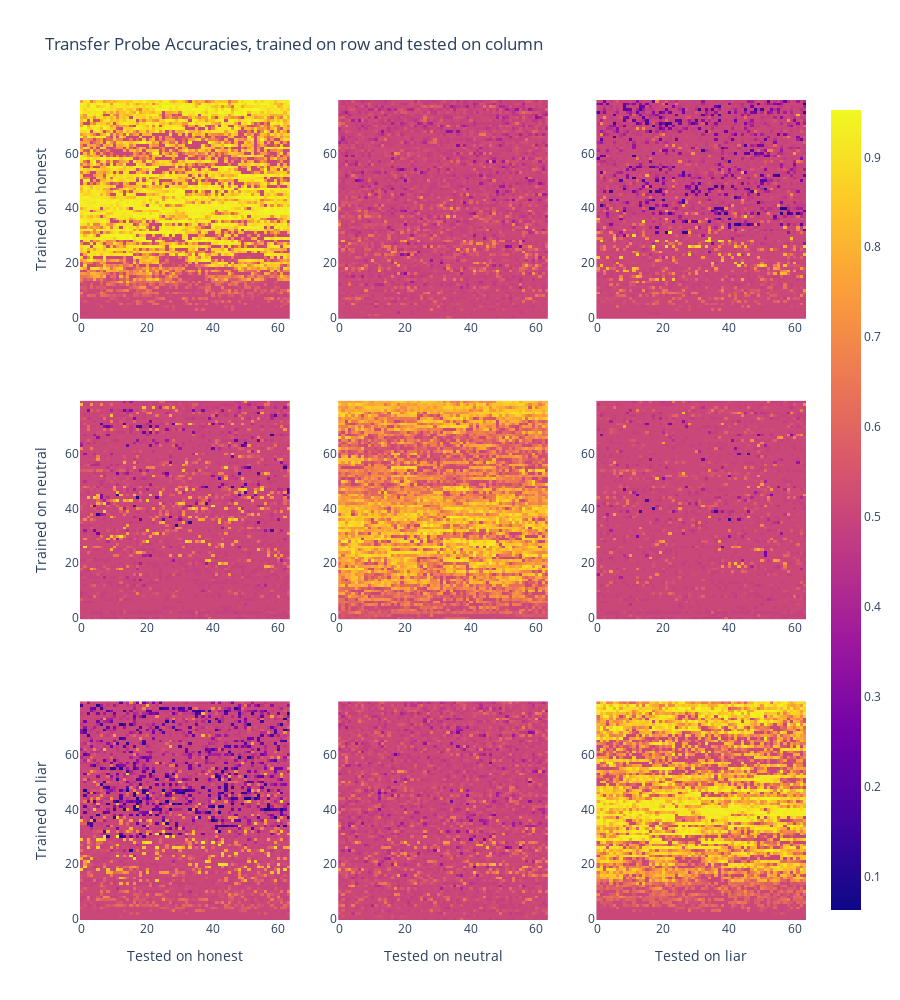

Notebook code cell kept with this figure:
### Code cell
for idx1 in range(1, 4):
    fig.update_xaxes(title_text=f"Tested on {modes[idx1-1]}", row=3, col=idx1)

for idx2 in range(1, 4):
    fig.update_yaxes(title_text=f"Trained on {modes[idx2-1]}", row=idx2, col=1)

fig.update_layout(title_text="Transfer Probe Accuracies, trained on row and tested on column", height=1000)
fig.show()

### Figure 1 — Plotly figure (JSON) as saved in the notebook; plotly's stock layout.template omitted (floating-point values rounded to 4 significant figures; data arrays with more than 128 entries replaced by an {"elided": "..."} marker saying what was removed)
{"data": [{"coloraxis": "coloraxis", "hovertemplate": "Heads (sorted): %{x}<br>Layers: %{y}<br>color: %{z}<extra></extra>", "name": "0", "type": "heatmap", "xaxis": "x", "yaxis": "y", "z": {"elided": "80x64 float values"}}, {"coloraxis": "coloraxis", "hovertemplate": "Heads (sorted): %{x}<br>Layers: %{y}<br>color: %{z}<extra></extra>", "name": "0", "type": "heatmap", "xaxis": "x2", "yaxis": "y2", "z": {"elided": "80x64 float values"}}, {"coloraxis": "coloraxis", "hovertemplate": "Heads (sorted): %{x}<br>Layers: %{y}<br>color: %{z}<extra></extra>", "name": "0", "type": "heatmap", "xaxis": "x3", "yaxis": "y3", "z": {"elided": "80x64 float values"}}, {"coloraxis": "coloraxis", "hovertemplate": "Heads (sorted): %{x}<br>Layers: %{y}<br>color: %{z}<extra></extra>", "name": "0", "type": "heatmap", "xaxis": "x4", "yaxis": "y4", "z": {"elided": "80x64 float values"}}, {"coloraxis": "coloraxis", "hovertemplate": "Heads (sorted): %{x}<br>Layers: %{y}<br>color: %{z}<extra></extra>", "name": "0", "type": "heatmap", "xaxis": "x5", "yaxis": "y5", "z": {"elided": "80x64 float values"}}, {"coloraxis": "coloraxis", "hovertemplate": "Heads (sorted): %{x}<br>Layers: %{y}<br>color: %{z}<extra></extra>", "name": "0", "type": "heatmap", "xaxis": "x6", "yaxis": "y6", "z": {"elided": "80x64 float values"}}, {"coloraxis": "coloraxis", "hovertemplate": "Heads (sorted): %{x}<br>Layers: %{y}<br>color: %{z}<extra></extra>", "name": "0", "type": "heatmap", "xaxis": "x7", "yaxis": "y7", "z": {"elided": "80x64 float values"}}, {"coloraxis": "coloraxis", "hovertemplate": "Heads (sorted): %{x}<br>Layers: %{y}<br>color: %{z}<extra></extra>", "name": "0", "type": "heatmap", "xaxis": "x8", "yaxis": "y8", "z": {"elided": "80x64 float values"}}, {"coloraxis": "coloraxis", "hovertemplate": "Heads (sorted): %{x}<br>Layers: %{y}<br>color: %{z}<extra></extra>", "name": "0", "type": "heatmap", "xaxis": "x9", "yaxis": "y9", "z": {"elided": "80x64 float values"}}], "layout": {"height": 1000, "title": {"text": "Transfer Probe Accuracies, trained on row and tested on column"}, "xaxis": {"anchor": "y", "domain": [0, 0.2889]}, "xaxis2": {"anchor": "y2", "domain": [0.3556, 0.6444]}, "xaxis3": {"anchor": "y3", "domain": [0.7111, 1]}, "xaxis4": {"anchor": "y4", "domain": [0, 0.2889]}, "xaxis5": {"anchor": "y5", "domain": [0.3556, 0.6444]}, "xaxis6": {"anchor": "y6", "domain": [0.7111, 1]}, "xaxis7": {"anchor": "y7", "domain": [0, 0.2889], "title": {"text": "Tested on honest"}}, "xaxis8": {"anchor": "y8", "domain": [0.3556, 0.6444], "title": {"text": "Tested on neutral"}}, "xaxis9": {"anchor": "y9", "domain": [0.7111, 1], "title": {"text": "Tested on liar"}}, "yaxis": {"anchor": "x", "domain": [0.7333, 1], "title": {"text": "Trained on honest"}}, "yaxis2": {"anchor": "x2", "domain": [0.7333, 1]}, "yaxis3": {"anchor": "x3", "domain": [0.7333, 1]}, "yaxis4": {"anchor": "x4", "domain": [0.3667, 0.6333], "title": {"text": "Trained on neutral"}}, "yaxis5": {"anchor": "x5", "domain": [0.3667, 0.6333]}, "yaxis6": {"anchor": "x6", "domain": [0.3667, 0.6333]}, "yaxis7": {"anchor": "x7", "domain": [0, 0.2667], "title": {"text": "Trained on liar"}}, "yaxis8": {"anchor": "x8", "domain": [0, 0.2667]}, "yaxis9": {"anchor": "x9", "domain": [0, 0.2667]}}}
